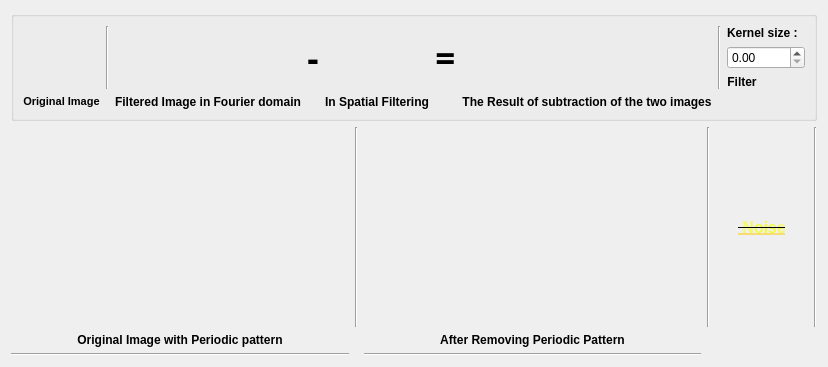
      <widget class="QWidget" name="tab_7">
       <attribute name="title">
        <string>Fourier Filtering</string>
       </attribute>
       <layout class="QGridLayout" name="gridLayout_23">
        <item row="2" column="4">
         <widget class="QPushButton" name="removepattern_pushButton">
          <property name="sizePolicy">
           <sizepolicy hsizetype="Maximum" vsizetype="Preferred">
            <horstretch>0</horstretch>
            <verstretch>0</verstretch>
           </sizepolicy>
          </property>
          <property name="minimumSize">
           <size>
            <width>92</width>
            <height>200</height>
           </size>
          </property>
          <property name="font">
           <font>
            <pointsize>12</pointsize>
            <weight>75</weight>
            <bold>true</bold>
            <underline>true</underline>
            <strikeout>true</strikeout>
           </font>
          </property>
          <property name="styleSheet">
           <string notr="true">
color: qconicalgradient(cx:0, cy:0, angle:135, stop:0 rgba(255, 255, 0, 69), stop:0.375 rgba(255, 255, 0, 69), stop:0.423533 rgba(251, 255, 0, 145), stop:0.45 rgba(247, 255, 0, 208), stop:0.477581 rgba(255, 244, 71, 130), stop:0.518717 rgba(255, 218, 71, 130), stop:0.55 rgba(255, 255, 0, 255), stop:0.57754 rgba(255, 203, 0, 130), stop:0.625 rgba(255, 255, 0, 69), stop:1 rgba(255, 255, 0, 69));</string>
          </property>
          <property name="text">
           <string> Noise</string>
          </property>
          <property name="flat">
           <bool>true</bool>
          </property>
         </widget>
        </item>
        <item row="1" column="0" colspan="6">
         <widget class="QGroupBox" name="groupBox_16">
          <property name="title">
           <string/>
          </property>
          <property name="flat">
           <bool>false</bool>
          </property>
          <property name="checkable">
           <bool>false</bool>
          </property>
          <layout class="QGridLayout" name="gridLayout_24">
           <item row="3" column="0">
            <widget class="QLabel" name="label_8">
             <property name="sizePolicy">
              <sizepolicy hsizetype="Preferred" vsizetype="Maximum">
               <horstretch>0</horstretch>
               <verstretch>0</verstretch>
              </sizepolicy>
             </property>
             <property name="font">
              <font>
               <pointsize>8</pointsize>
               <weight>75</weight>
               <bold>true</bold>
              </font>
             </property>
             <property name="text">
              <string>Original Image</string>
             </property>
             <property name="alignment">
              <set>Qt::AlignCenter</set>
             </property>
            </widget>
           </item>
           <item row="3" column="2">
            <widget class="QLabel" name="label_9">
             <property name="sizePolicy">
              <sizepolicy hsizetype="Preferred" vsizetype="Maximum">
               <horstretch>0</horstretch>
               <verstretch>0</verstretch>
              </sizepolicy>
             </property>
             <property name="font">
              <font>
               <weight>75</weight>
               <bold>true</bold>
              </font>
             </property>
             <property name="text">
              <string>Filtered Image in Fourier domain</string>
             </property>
             <property name="alignment">
              <set>Qt::AlignCenter</set>
             </property>
            </widget>
           </item>
           <item row="0" column="5" rowspan="3">
            <widget class="QLabel" name="label_15">
             <property name="font">
              <font>
               <family>Arabic Typesetting</family>
               <pointsize>26</pointsize>
               <weight>75</weight>
               <bold>true</bold>
               <kerning>true</kerning>
              </font>
             </property>
             <property name="text">
              <string>=</string>
             </property>
             <property name="alignment">
              <set>Qt::AlignCenter</set>
             </property>
            </widget>
           </item>
           <item row="3" column="6">
            <widget class="QLabel" name="label_12">
             <property name="sizePolicy">
              <sizepolicy hsizetype="Preferred" vsizetype="Maximum">
               <horstretch>0</horstretch>
               <verstretch>0</verstretch>
              </sizepolicy>
             </property>
             <property name="font">
              <font>
               <weight>75</weight>
               <bold>true</bold>
              </font>
             </property>
             <property name="text">
              <string>The Result of subtraction of the two images</string>
             </property>
             <property name="alignment">
              <set>Qt::AlignCenter</set>
             </property>
            </widget>
           </item>
           <item row="0" column="6" rowspan="3">
            <widget class="MplWidget" name="subtraction_widget" native="true">
             <property name="font">
              <font>
               <family>Verdana</family>
               <weight>75</weight>
               <bold>true</bold>
               <strikeout>true</strikeout>
              </font>
             </property>
            </widget>
           </item>
           <item row="3" column="4">
            <widget class="QLabel" name="label_10">
             <property name="sizePolicy">
              <sizepolicy hsizetype="Preferred" vsizetype="Maximum">
               <horstretch>0</horstretch>
               <verstretch>0</verstretch>
              </sizepolicy>
             </property>
             <property name="font">
              <font>
               <weight>75</weight>
               <bold>true</bold>
              </font>
             </property>
             <property name="text">
              <string>In Spatial Filtering</string>
             </property>
             <property name="alignment">
              <set>Qt::AlignCenter</set>
             </property>
            </widget>
           </item>
           <item row="1" column="8">
            <widget class="QDoubleSpinBox" name="doubleSpinBox"/>
           </item>
           <item row="0" column="0" rowspan="3">
            <widget class="MplWidget" name="originalImage_widget" native="true"/>
           </item>
           <item row="0" column="2" rowspan="3">
            <widget class="MplWidget" name="fourierdomain_widget" native="true">
             <property name="font">
              <font>
               <pointsize>7</pointsize>
               <stylestrategy>PreferDefault</stylestrategy>
               <kerning>false</kerning>
              </font>
             </property>
            </widget>
           </item>
           <item row="0" column="8">
            <widget class="QLabel" name="label_13">
             <property name="font">
              <font>
               <weight>75</weight>
               <bold>true</bold>
              </font>
             </property>
             <property name="text">
              <string>Kernel size :  </string>
             </property>
            </widget>
           </item>
           <item row="0" column="3" rowspan="3">
            <widget class="QLabel" name="label_14">
             <property name="font">
              <font>
               <family>Arabic Typesetting</family>
               <pointsize>26</pointsize>
               <weight>75</weight>
               <bold>true</bold>
               <underline>false</underline>
               <strikeout>false</strikeout>
               <kerning>true</kerning>
              </font>
             </property>
             <property name="text">
              <string>-</string>
             </property>
             <property name="scaledContents">
              <bool>false</bool>
             </property>
             <property name="alignment">
              <set>Qt::AlignCenter</set>
             </property>
             <property name="wordWrap">
              <bool>false</bool>
             </property>
            </widget>
           </item>
           <item row="0" column="4" rowspan="3">
            <widget class="MplWidget" name="inspatial_widget" native="true"/>
           </item>
           <item row="0" column="1" rowspan="3">
            <widget class="Line" name="line">
             <property name="orientation">
              <enum>Qt::Vertical</enum>
             </property>
            </widget>
           </item>
           <item row="2" column="8">
            <widget class="QPushButton" name="pushButton_2">
             <property name="sizePolicy">
              <sizepolicy hsizetype="Fixed" vsizetype="Preferred">
               <horstretch>0</horstretch>
               <verstretch>0</verstretch>
              </sizepolicy>
             </property>
             <property name="font">
              <font>
               <weight>75</weight>
               <bold>true</bold>
              </font>
             </property>
             <property name="styleSheet">
              <string notr="true">border-radius: 45px;</string>
             </property>
             <property name="text">
              <string>Filter</string>
             </property>
            </widget>
           </item>
           <item row="0" column="7" rowspan="3">
            <widget class="Line" name="line_8">
             <property name="orientation">
              <enum>Qt::Vertical</enum>
             </property>
            </widget>
           </item>
          </layout>
         </widget>
        </item>
        <item row="2" column="2">
         <widget class="MplWidget" name="widget_2" native="true"/>
        </item>
        <item row="2" column="0">
         <widget class="MplWidget" name="widget" native="true"/>
        </item>
        <item row="2" column="3">
         <widget class="Line" name="line_18">
          <property name="orientation">
           <enum>Qt::Vertical</enum>
          </property>
         </widget>
        </item>
        <item row="2" column="5">
         <widget class="Line" name="line_17">
          <property name="orientation">
           <enum>Qt::Vertical</enum>
          </property>
         </widget>
        </item>
        <item row="2" column="1">
         <widget class="Line" name="line_14">
          <property name="orientation">
           <enum>Qt::Vertical</enum>
          </property>
         </widget>
        </item>
        <item row="4" column="0">
         <widget class="Line" name="line_15">
          <property name="orientation">
           <enum>Qt::Horizontal</enum>
          </property>
         </widget>
        </item>
        <item row="4" column="2">
         <widget class="Line" name="line_16">
          <property name="orientation">
           <enum>Qt::Horizontal</enum>
          </property>
         </widget>
        </item>
        <item row="3" column="0">
         <widget class="QLabel" name="label_11">
          <property name="sizePolicy">
           <sizepolicy hsizetype="Preferred" vsizetype="Maximum">
            <horstretch>0</horstretch>
            <verstretch>0</verstretch>
           </sizepolicy>
          </property>
          <property name="font">
           <font>
            <pointsize>9</pointsize>
            <weight>75</weight>
            <bold>true</bold>
           </font>
          </property>
          <property name="text">
           <string>Original Image with Periodic pattern</string>
          </property>
          <property name="alignment">
           <set>Qt::AlignCenter</set>
          </property>
         </widget>
        </item>
        <item row="3" column="2">
         <widget class="QLabel" name="label_21">
          <property name="sizePolicy">
           <sizepolicy hsizetype="Preferred" vsizetype="Maximum">
            <horstretch>0</horstretch>
            <verstretch>0</verstretch>
           </sizepolicy>
          </property>
          <property name="font">
           <font>
            <pointsize>9</pointsize>
            <weight>75</weight>
            <bold>true</bold>
           </font>
          </property>
          <property name="text">
           <string>After Removing Periodic Pattern</string>
          </property>
          <property name="alignment">
           <set>Qt::AlignCenter</set>
          </property>
         </widget>
        </item>
       </layout>
      </widget>
